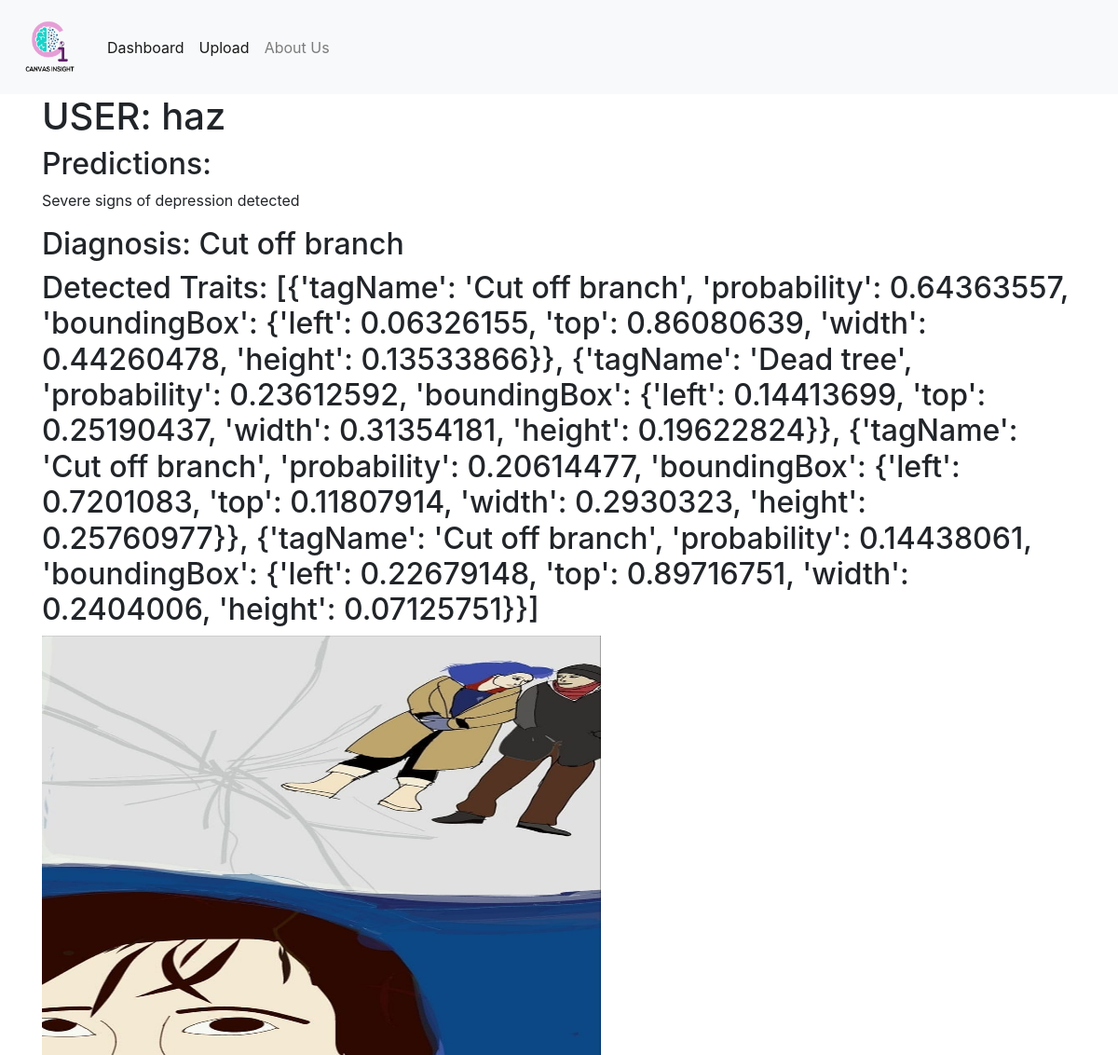
/report/13, run on an earlier commit of the app's database.
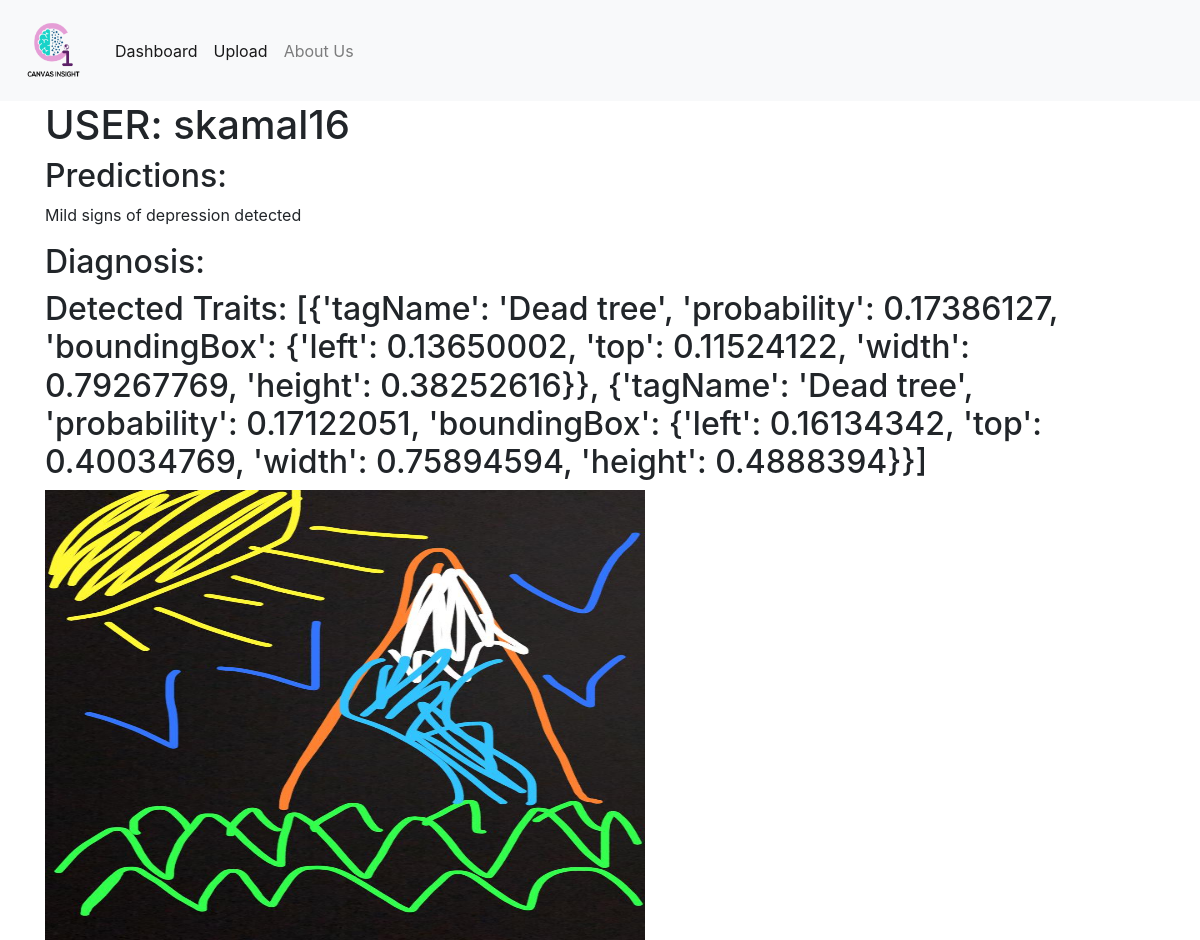
And on a later commit of the database.
### app/models.py (models this page shows, shortened)
class User(db.Model):
    id = db.Column(db.Integer, primary_key=True)
    username = db.Column(db.String(64), index=True, unique=True)
    reports = db.relationship('Report', backref='user', lazy='dynamic')

class Image(db.Model):
    id = db.Column(db.Integer, primary_key=True)
    image_filename = db.Column(db.String(64), default=None)
    image_url = db.Column(db.String(64), default=None)
    report_id = db.Column(db.Integer, db.ForeignKey('report.id'))

### app/routes.py (the view)
@app.route('/report/<report_id>', methods=['GET', 'POST'])
def report(report_id):
    report = Report.query.get(report_id)
    data = json.loads(report.data)
    image = report.image.first()
    user_report = {
        'username': report.user.username,
        'data': data,
        'image_url': image.image_url,
        'image_filename': image.image_filename
        }
    return render_template('report.html', title = 'Report', report = user_report)

### app/templates/report.html
{% extends "base.html" %} {% block content %}
<div class="container">
    <div>
        <div>
            <h1>USER: {{report.username}}</h1>
        </div>
        <div>
            <h2>Predictions:</h2>
        </div>
        <div>
            <p>{{report.data.con1}}{{report.data.con2}}{{report.data.con3}}{{report.data.con4}}{{report.data.con5}}</p>
        </div>
        <h2>Diagnosis: {{report.data.conc1}}{{report.data.conc2}}{{report.data.conc3}}{{report.data.conc4}}</h2>
    </div>
    <div>
        <h2>Detected Traits: {{report.data.x}}</h2>
        <img src={{report.image_url}} alt={{report.image_filename}} style="width:600px;height:450px;">
    </div>
</div>
{% endblock %}

What changed in the data, as far as the page shows it:
no longer on this page (row edited): User: username "haz"
now on this page (row unchanged): User: username "skamal16"
changed Image: image_url: a different picture
Also different on the page:
{{ report.data.con3 }}: (not shown) → "Mild signs of depression detected"
{{ report.data.x }}: "[{'tagName': 'Cut off branch', 'probability': 0.64363557, 'boundingBox': {'left': 0.06326155, 'top': 0.86080639, 'width': 0.44260478, 'height': 0.13533866}}, {'tagName': 'Dead tree', 'probability': 0.23612592, 'boundingBox': {'left': 0.14413699, 'top': 0.25190437, 'width': 0.31354181, 'height': 0.19622824}}, {'tagName': 'Cut off branch', 'probability': 0.20614477, 'boundingBox': {'left': 0.7201083, 'top': 0.11807914, 'width': 0.2930323, 'height': 0.25760977}}, {'tagName': 'Cut off branch', 'probability': 0.14438061, 'boundingBox': {'left': 0.22679148, 'top': 0.89716751, 'width': 0.2404006, 'height': 0.07125751}}]" → "[{'tagName': 'Dead tree', 'probability': 0.17386127, 'boundingBox': {'left': 0.13650002, 'top': 0.11524122, 'width': 0.79267769, 'height': 0.38252616}}, {'tagName': 'Dead tree', 'probability': 0.17122051, 'boundingBox': {'left': 0.16134342, 'top': 0.40034769, 'width': 0.75894594, 'height': 0.4888394}}]"
{{ report.data.con5 }}: "Severe signs of depression detected" → (not shown)
{{ report.data.conc4 }}: "Cut off branch" → (not shown)
